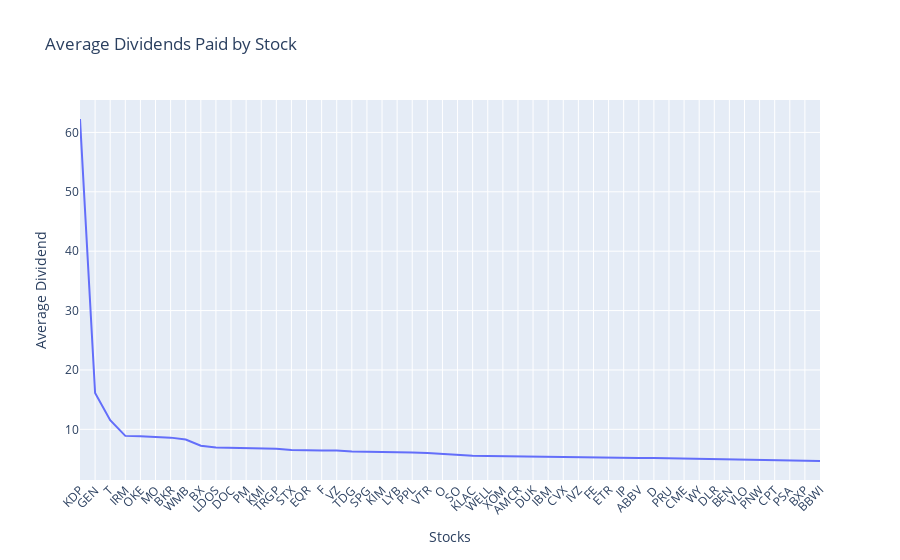

Notebook code cell kept with this figure:
### Code cell
avg_dividends = dividends_df.mean().sort_values(ascending=False)[:50]

fig = px.line(
    x=avg_dividends.index, 
    y=avg_dividends.values, 
    labels={'x': 'Stocks', 'y': 'Average Dividend'}, 
    title='Average Dividends Paid by Stock'
)

fig.update_layout(
    xaxis=dict(tickmode='array', tickvals=list(range(len(avg_dividends))), ticktext=avg_dividends.index),
    xaxis_title='Stocks',
    yaxis_title='Average Dividend',
    title='Average Dividends Paid by Stock',
    xaxis_tickangle=-45,
    height=500
)
fig.show()

### Figure 1 — Plotly figure (JSON) as saved in the notebook; plotly's stock layout.template omitted (floating-point values rounded to 4 significant figures)
{"data": [{"hovertemplate": "Stocks=%{x}<br>Average Dividend=%{y}<extra></extra>", "legendgroup": "", "line": {"color": "#636efa", "dash": "solid"}, "marker": {"symbol": "circle"}, "mode": "lines", "name": "", "orientation": "v", "showlegend": false, "type": "scatter", "x": ["KDP", "GEN", "T", "IRM", "OKE", "MO", "BKR", "WMB", "BX", "LDOS", "DOC", "PM", "KMI", "TRGP", "STX", "EQR", "F", "VZ", "TDG", "SPG", "KIM", "LYB", "PPL", "VTR", "O", "SO", "KLAC", "WELL", "XOM", "AMCR", "DUK", "IBM", "CVX", "IVZ", "FE", "ETR", "IP", "ABBV", "D", "PRU", "CME", "WY", "DLR", "BEN", "VLO", "PNW", "CPT", "PSA", "BXP", "BBWI"], "xaxis": "x", "y": [62.26, 16.11, 11.55, 8.898, 8.827, 8.69, 8.603, 8.284, 7.248, 6.952, 6.901, 6.86, 6.81, 6.718, 6.514, 6.432, 6.421, 6.42, 6.246, 6.213, 6.209, 6.168, 6.106, 5.996, 5.841, 5.725, 5.555, 5.523, 5.481, 5.446, 5.358, 5.328, 5.322, 5.321, 5.309, 5.269, 5.181, 5.18, 5.159, 5.116, 5.019, 5.002, 4.921, 4.892, 4.866, 4.838, 4.79, 4.697, 4.687, 4.667], "yaxis": "y"}], "layout": {"autosize": true, "legend": {"tracegroupgap": 0}, "title": {"text": "Average Dividends Paid by Stock"}, "xaxis": {"anchor": "y", "autorange": true, "domain": [0, 1], "range": [0, 49], "showspikes": false, "tickangle": -45, "tickmode": "array", "ticktext": ["KDP", "GEN", "T", "IRM", "OKE", "MO", "BKR", "WMB", "BX", "LDOS", "DOC", "PM", "KMI", "TRGP", "STX", "EQR", "F", "VZ", "TDG", "SPG", "KIM", "LYB", "PPL", "VTR", "O", "SO", "KLAC", "WELL", "XOM", "AMCR", "DUK", "IBM", "CVX", "IVZ", "FE", "ETR", "IP", "ABBV", "D", "PRU", "CME", "WY", "DLR", "BEN", "VLO", "PNW", "CPT", "PSA", "BXP", "BBWI"], "tickvals": [0, 1, 2, 3, 4, 5, 6, 7, 8, 9, 10, 11, 12, 13, 14, 15, 16, 17, 18, 19, 20, 21, 22, 23, 24, 25, 26, 27, 28, 29, 30, 31, 32, 33, 34, 35, 36, 37, 38, 39, 40, 41, 42, 43, 44, 45, 46, 47, 48, 49], "title": {"text": "Stocks"}, "type": "category"}, "yaxis": {"anchor": "x", "autorange": true, "domain": [0, 1], "range": [1.467, 65.46], "showspikes": false, "title": {"text": "Average Dividend"}, "type": "linear"}}}
